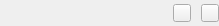
<?xml version="1.0" encoding="UTF-8"?>
<ui version="4.0">
 <class>MiniRecordItem</class>
 <widget class="QWidget" name="MiniRecordItem">
  <property name="geometry">
   <rect>
    <x>0</x>
    <y>0</y>
    <width>219</width>
    <height>26</height>
   </rect>
  </property>
  <property name="minimumSize">
   <size>
    <width>219</width>
    <height>26</height>
   </size>
  </property>
  <property name="windowTitle">
   <string>Form</string>
  </property>
  <layout class="QHBoxLayout" name="horizontalLayout_2">
   <property name="spacing">
    <number>0</number>
   </property>
   <property name="leftMargin">
    <number>0</number>
   </property>
   <property name="topMargin">
    <number>0</number>
   </property>
   <property name="rightMargin">
    <number>0</number>
   </property>
   <property name="bottomMargin">
    <number>0</number>
   </property>
   <item>
    <layout class="QHBoxLayout" name="horizontalLayout">
     <property name="spacing">
      <number>10</number>
     </property>
     <item>
      <widget class="QPushButton" name="pushButton_record">
       <property name="minimumSize">
        <size>
         <width>150</width>
         <height>24</height>
        </size>
       </property>
       <property name="maximumSize">
        <size>
         <width>16777215</width>
         <height>24</height>
        </size>
       </property>
       <property name="styleSheet">
        <string notr="true">QPushButton
{
border:none;
background-color:transparent;
text-align:left;
padding-left:8px;
color: #d0d0d1;
}

QPushButton:hover
{
/*text-decoration:line-through;*/
color:#2ba8fc;
}

QPushButton:selected
{

}</string>
       </property>
       <property name="text">
        <string/>
       </property>
      </widget>
     </item>
     <item>
      <widget class="QPushButton" name="pushButton_change">
       <property name="minimumSize">
        <size>
         <width>18</width>
         <height>18</height>
        </size>
       </property>
       <property name="maximumSize">
        <size>
         <width>18</width>
         <height>18</height>
        </size>
       </property>
       <property name="styleSheet">
        <string notr="true">#pushButton_change
{
border-image: url(:/images/icon/record_change_hover.png);
}

#pushButton_change:hover
{
border-image: url(:/images/icon/record_change.png);
}</string>
       </property>
       <property name="text">
        <string/>
       </property>
      </widget>
     </item>
     <item>
      <widget class="QPushButton" name="pushButton_delete">
       <property name="minimumSize">
        <size>
         <width>18</width>
         <height>18</height>
        </size>
       </property>
       <property name="maximumSize">
        <size>
         <width>18</width>
         <height>18</height>
        </size>
       </property>
       <property name="styleSheet">
        <string notr="true">#pushButton_delete
{
border-image: url(:/images/icon/record_remove_hover.png);
}

#pushButton_delete:hover
{
border-image: url(:/images/icon/record_remove.png);
}</string>
       </property>
       <property name="text">
        <string/>
       </property>
      </widget>
     </item>
    </layout>
   </item>
  </layout>
 </widget>
 <resources/>
 <connections/>
</ui>
